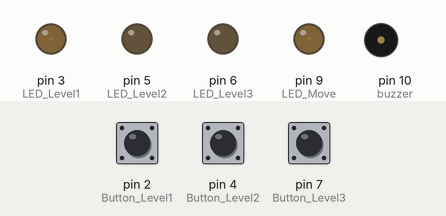
Bench run of a sketch on a simulated Arduino Uno, built with avr-gcc and run on an emulated ATmega328P. Parts: output pins drawn as LEDs (lit = HIGH), buzzer (waves = sounding). Dashed ring = blinking. Inputs (shaded band) come from the test bench; at power-on: pin 2 (Button_Level1) HIGH, pin 4 (Button_Level2) HIGH, pin 7 (Button_Level3) HIGH.

Above: at 1.2 s.
1.3 s: pin 2 (Button_Level1) pulled LOW for 0.15 s
At 1.74 s:
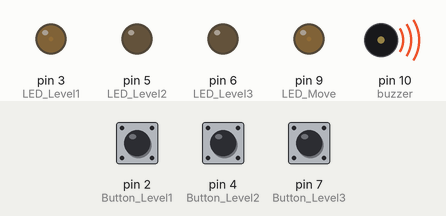
3.0 s: pin 4 (Button_Level2) pulled LOW for 0.15 s
At 4.4 s:
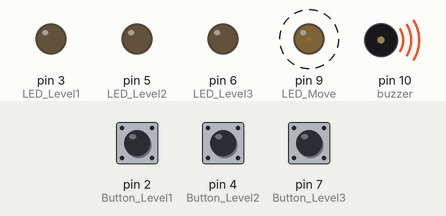
6.1 s: pin 7 (Button_Level3) pulled LOW for 1 s
10.1 s: pin 4 (Button_Level2) pulled LOW for 1 s
14.1 s: pin 7 (Button_Level3) pulled LOW for 3.2 s
At 20.1 s:
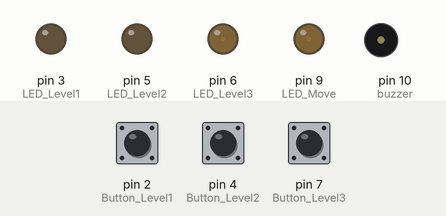
20.3 s: pin 7 (Button_Level3) pulled LOW for 0.15 s
At 20.8 s:
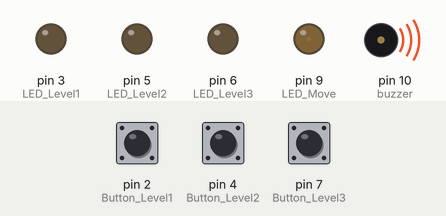
Timing chart, 0 to 23.3 s (numbered marks = the images above; inputs shaded):
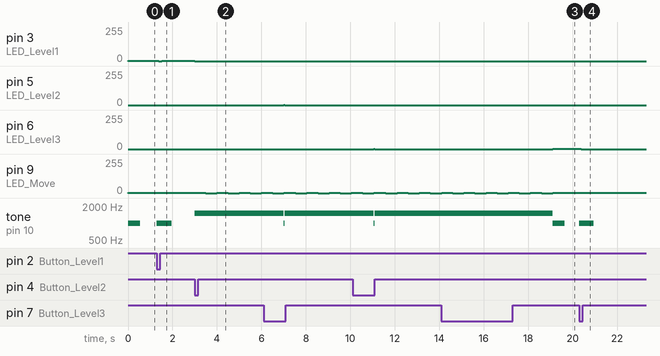

The sketch:

tema3.ino
```cpp
//LEVEL1

const int Button_Level1 = 2;
const int LED_Level1 = 3;

byte stateLED1 = 1; //la inceput liftul este la primul etaj
byte stateButton1 = 0;

byte readingButton1 = 0;
byte lastReadingB1 = 0;

unsigned int lastDebounceTimeB1 = 0;


//LEVEL2

const int Button_Level2 = 4;
const int LED_Level2 = 5;

byte stateLED2 = 0;
byte stateButton2 = 0;

byte readingButton2 = 0;
byte lastReadingB2 = 0;

unsigned int lastDebounceTimeB2 = 0;


//LEVEL3

const int Button_Level3 = 7;
const int LED_Level3 = 6;

byte stateLED3 = 0;
byte stateButton3 = 0;

byte readingButton3 = 0;
byte lastReadingB3 = 0;

unsigned int lastDebounceTimeB3 = 0;


//extra

const int LED_Move = 9;

int open = 1; //usa e deschisa
int travelStartTime;
int step = 0;
int Move = 0;
int timeBetween_Blink = 500;

unsigned int debounceDelay = 50;

//buzzer

const int buzzer = 10;

int freqBuzzer_Stay = 1000;
int timeBuzzer_Stay = 500;

int freqBuzzer_Move = 1500;
int timeBuzzer_Move = 4000;


void setup() {

  pinMode(LED_Level1, OUTPUT);
  pinMode(Button_Level1, INPUT_PULLUP);

  pinMode(LED_Level2, OUTPUT);
  pinMode(Button_Level2, INPUT_PULLUP);

  pinMode(LED_Level3, OUTPUT);
  pinMode(Button_Level3, INPUT_PULLUP);

  pinMode(LED_Move, OUTPUT);

}

void Start(){
    if(open == 1){
      stateButton1 = !stateButton1;
      stateButton2 = !stateButton2;
      stateButton3 = !stateButton3;
    }
}

void SwitchLevels(){
  analogWrite(LED_Move, HIGH);
  delay(timeBetween_Blink);
  analogWrite(LED_Move, LOW);
  delay(timeBetween_Blink);
}

void SwitchLevels_inter(const int LED){
  analogWrite(LED_Move, HIGH);
  analogWrite(LED, HIGH);
  delay(timeBetween_Blink);
  analogWrite(LED_Move, LOW);
  analogWrite(LED, LOW);
  delay(timeBetween_Blink);
}

void loop() {

  analogWrite(LED_Level1, stateLED1);
  analogWrite(LED_Level2, stateLED2);
  analogWrite(LED_Level3, stateLED3);

  readingButton1 = digitalRead(Button_Level1);

  if(readingButton1 != lastReadingB1){
    lastDebounceTimeB1 = millis();
  }
  if((millis() - lastDebounceTimeB1) > debounceDelay) {
    if(readingButton1 != stateButton1){
      stateButton1 = readingButton1;

      if(stateButton1 == LOW){
        stateLED1 = !stateLED1;
      }
    }
  }
  lastReadingB1 = readingButton1;

  ////////////////////////////////////////////////////////////////

  readingButton2 = digitalRead(Button_Level2);

  if(readingButton2 != lastReadingB2){
    lastDebounceTimeB2 = millis();
  }
  if((millis() - lastDebounceTimeB2) > debounceDelay) {
    if(readingButton2 != stateButton2){
      stateButton2 = readingButton2;

      if(stateButton2 == LOW){
        stateLED2 = !stateLED2;
      }
    }
  }
  lastReadingB2 = readingButton2;

  ////////////////////////////////////////////////////////////////

  readingButton3 = digitalRead(Button_Level3);

  if(readingButton3 != lastReadingB3){
    lastDebounceTimeB3 = millis();
  }
  if((millis() - lastDebounceTimeB3) > debounceDelay) {
    if(readingButton3 != stateButton3){
      stateButton3 = readingButton3;

      if(stateButton3 == LOW){
        stateLED3 = !stateLED3;
      }
    }
  }
  lastReadingB3 = readingButton3;

  Start();

  ////////////////////////////////////////////////////////////////

  switch(step){

    case 0:
          if(stateButton1 == 1){
            travelStartTime= millis();
            analogWrite(LED_Move, HIGH);
            step= 1;
          }
          if(stateButton2 == 1){
            travelStartTime= millis();
            analogWrite(LED_Move, HIGH);
            step = 1;
          }
          if(stateButton3 == 1){
            travelStartTime= millis();
            analogWrite(LED_Move, HIGH);
            step = 1;
          }
          break;
    case 1:
////////////daca liftul este la etajul 1 si sta
          if(stateLED1 == 1)
          {
            if(stateButton1 == 1){
              tone(buzzer, freqBuzzer_Stay, timeBuzzer_Stay);
              break;
            }
            if(stateButton2 == 1){
              stateLED1 = 0;
              stateLED2 = 1;
              analogWrite(LED_Level1, stateButton1);

              tone(buzzer, freqBuzzer_Move, timeBuzzer_Move);

              SwitchLevels();
              SwitchLevels();
              SwitchLevels();
              SwitchLevels();

              tone(buzzer, freqBuzzer_Stay, timeBuzzer_Stay);
              analogWrite(LED_Move, HIGH);
              analogWrite(LED_Level2, stateLED2);

              step = 0;
              stateButton2=0;
              break;
            }
            if(stateButton3 == 1){
              stateLED1 = 0;
              stateLED2 = 0;
              stateLED3 = 1;
              analogWrite(LED_Level1, stateButton1);

              tone(buzzer, freqBuzzer_Move, 2*timeBuzzer_Move);

              SwitchLevels();
              SwitchLevels();
              SwitchLevels();
              SwitchLevels();

              SwitchLevels_inter(LED_Level2);

              SwitchLevels();
              SwitchLevels();
              SwitchLevels();

              tone(buzzer, freqBuzzer_Stay, timeBuzzer_Stay);
              analogWrite(LED_Move, HIGH);
              analogWrite(LED_Level3, stateLED3);

              step = 0;
              stateButton3=0;
              break;
            }
          }
////////////daca liftul este la etajul 2 si sta
          if(stateLED2 == 1)
          {
            if(stateButton2 == 1){
              tone(buzzer, freqBuzzer_Stay, timeBuzzer_Stay);
              break;
            }
            if(stateButton1 == 1){
              stateLED2 = 0;
              stateLED1 = 1;
              analogWrite(LED_Level2, stateButton2);

              tone(buzzer, freqBuzzer_Move, timeBuzzer_Move);

              SwitchLevels();
              SwitchLevels();
              SwitchLevels();
              SwitchLevels();

              tone(buzzer, freqBuzzer_Stay, timeBuzzer_Stay);
              analogWrite(LED_Move, HIGH);
              analogWrite(LED_Level1, stateLED1);

              step = 0;
              stateButton1=0;
              break;
            }
            if(stateButton3 == 1){
              stateLED1 = 0;
              stateLED2 = 0;
              stateLED3 = 1;
              analogWrite(LED_Level2, stateButton2);

              tone(buzzer, freqBuzzer_Move, timeBuzzer_Move);

              SwitchLevels();
              SwitchLevels();
              SwitchLevels();
              SwitchLevels();

              tone(buzzer, freqBuzzer_Stay, timeBuzzer_Stay);
              analogWrite(LED_Move, HIGH);
              analogWrite(LED_Level3, stateLED3);

              step = 0;
              stateButton3=0;
              break;
            }
          }
////////////daca liftul este la etajul 3 si sta
          if(stateLED3 == 1)
          {
            if(stateButton3 == 1){
              tone(buzzer, freqBuzzer_Stay, timeBuzzer_Stay);
              break;
            }
            if(stateButton2 == 1){
              stateLED3 = 0;
              stateLED2 = 1;
              analogWrite(LED_Level3, stateButton3);

              tone(buzzer, freqBuzzer_Move, timeBuzzer_Move);

              SwitchLevels();
              SwitchLevels();
              SwitchLevels();
              SwitchLevels();

              tone(buzzer, freqBuzzer_Stay, timeBuzzer_Stay);
              analogWrite(LED_Move, HIGH);
              analogWrite(LED_Level2, stateLED2);

              step = 0;
              stateButton2=0;
              break;
            }
            if(stateButton1 == 1){
              stateLED1 = 1;
              stateLED2 = 0;
              stateLED3 = 0;
              analogWrite(LED_Level3, stateButton3);

              tone(buzzer, freqBuzzer_Move, 2*timeBuzzer_Move);

              SwitchLevels();
              SwitchLevels();
              SwitchLevels();
              SwitchLevels();

              SwitchLevels_inter(LED_Level2);

              SwitchLevels();
              SwitchLevels();
              SwitchLevels();

              tone(buzzer, freqBuzzer_Stay, timeBuzzer_Stay);
              analogWrite(LED_Move, HIGH);
              analogWrite(LED_Level1, stateLED1);

              step = 0;
              stateButton1=0;
              break;
            }
          }
          break;

  }

}
```

Measured:
- after the input at 1.3 s, pin 3 (LED_Level1): 1/255 → 0/255 after 0.09 s, → 1/255 0.12 s later; tone on pin 10 (buzzer): silent → 1000 Hz at once, → silent 0.67 s later
- after the input at 3.0 s, pin 3 (LED_Level1): 1/255 → 0/255 at once; pin 9 (LED_Move): alternates 1/255 for 0.50 s and 0/255 for 0.50 s, starting after 0.50 s; tone on pin 10 (buzzer): silent → 1500 Hz at once
- after the input at 14.1 s, pin 5 (LED_Level2): stays 0/255 (without the input it goes to 1/255 after 1.0 s); pin 6 (LED_Level3): 0/255 → 1/255 after 5.0 s
- after the input at 20.3 s, pin 6 (LED_Level3): 1/255 → 0/255 after 0.09 s; tone on pin 10 (buzzer): silent → 1000 Hz at once, → silent 0.65 s later
